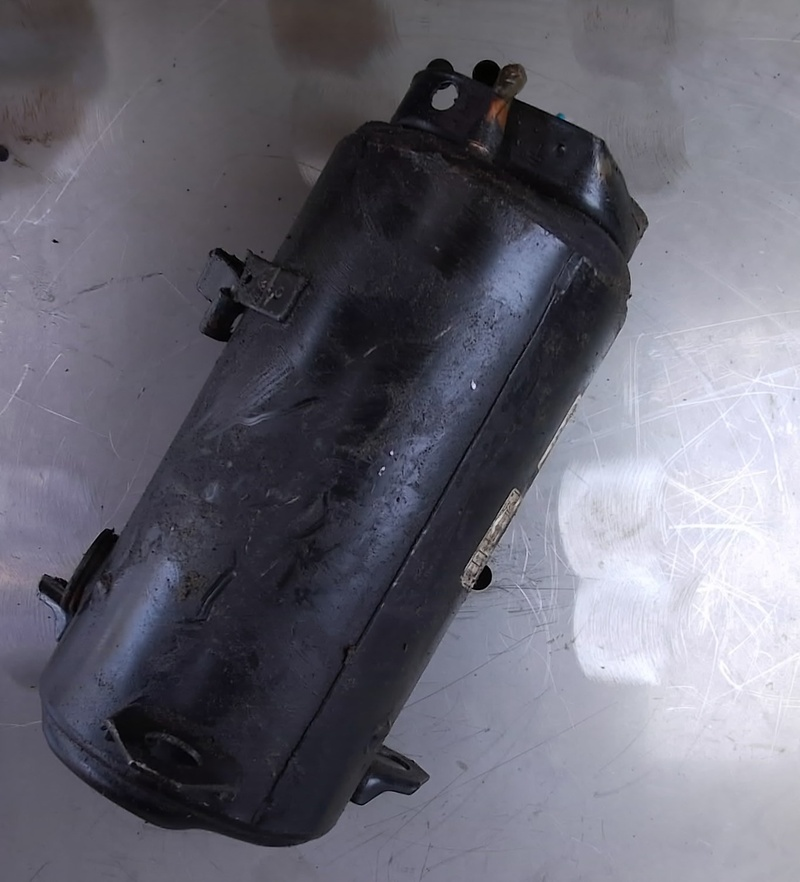
//> input picture imgs/cv_imgs/1.jpg, 800 x 882 px, shrunk from 1369 x 1511 before the run
$ ./findThreshold   (built with g++ and OpenCV 4)
//> lines starting //> are read from the running program, lines starting //| are printed output that depends on the picture
### src/utils.h
#ifndef UTILS_H
#define UTILS_H

#include <opencv2/opencv.hpp>
#include <opencv2/core.hpp>
#include <sys/stat.h>
#include <dirent.h>
#include <string>
#include <stdio.h>
#include <string.h>

using namespace std;
using namespace cv;

/* Image */
namespace my_utils {

void ImageStretchByHistogram(const Mat& src, Mat & dst);
Point getRotatedPoint(const Point& inputPoint, const Point& center, double angle);

#define FULL_IMG 0
#define CUTTED_IMG 1
Mat rotateImage(const Mat& image, double angle, int flag = FULL_IMG);
void morphology(Mat &imgIn, Mat &imgOut, int morpOp = MORPH_CLOSE,
                int minThickess = 2,int shape = MORPH_ELLIPSE, int iter = 1);
void diff(Mat& src, const Mat& mask, Mat& dst, int iterations = 1);
void putText(Mat& img, const string& text, Point textPos);

/* Data Analysis */
void getKDE(const vector<int>& x_array, const vector<int>& data,  vector<double>& y, double bandwidth = 5);

/* File and Text */
void traverseFolder(const char* pInputPath, std::vector<string>& fileNames);
void writeResultToFile(const FILE* filePath, const char* msg);
void splitStrToVec(const string& str, const string& split, vector<string>& vec);
}

#endif // UTILS_H

### src/test/findThreshold.cpp
#include <opencv2/opencv.hpp>
#include <iostream>
#include <vector>
#include <numeric>
#include "utils.h"

using namespace cv;
using namespace std;


string input_dir = "../imgs/input_imgs/";
string output_dir = "../imgs/output_imgs/";

int main(int argc, char* argv[]) {
    // Main_Inpaint();
    string imgName = argc >= 2 ? argv[1] : "1.jpg";
    Mat img = imread(input_dir + imgName);
//> img is the input picture: 882 rows x 800 cols, CV_8UC3; mean B, G, R 114.5, 103.1, 104
    int rows = img.rows, cols = img.cols;
//> rows = 882; cols = 800

    // 均值降噪
    Mat blurImg;
    cv::GaussianBlur(img, blurImg, Size(3, 3), 0, 0);

    Mat gray;
    cvtColor(img, gray, COLOR_BGR2GRAY);
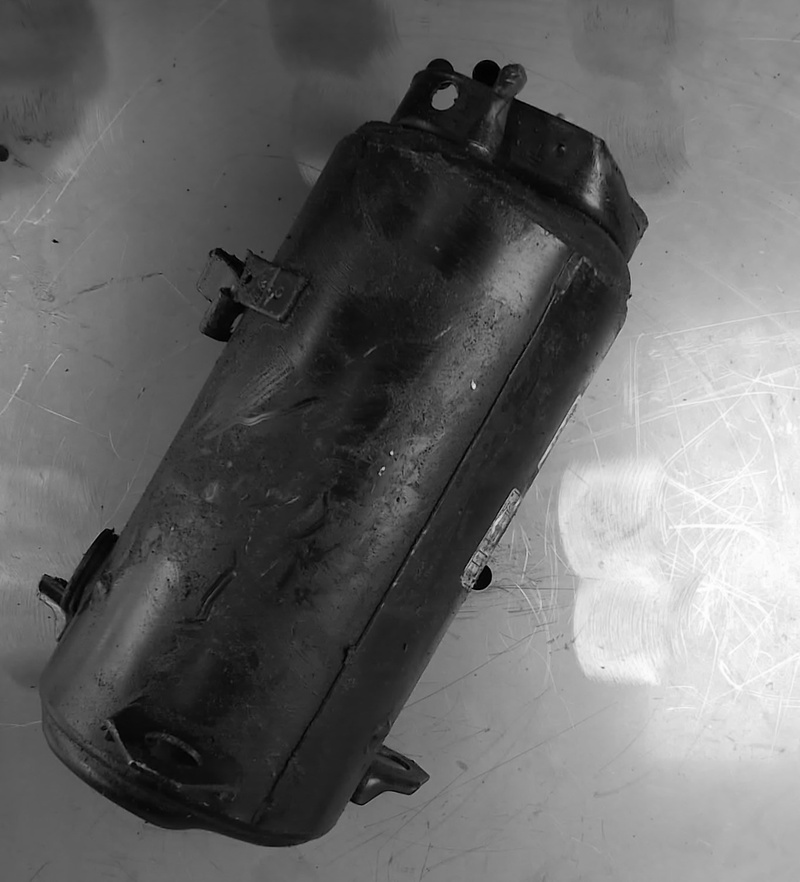
//> gray: 882 rows x 800 cols, CV_8UC1; min 0, max 255, mean 104.6

    int total = 0;
    cout << static_cast<int>(gray.at<uchar>(Point(0, 0))) << endl;
//| 68
    for(int x = 0;x < cols;++x) {
        for(int y = 0;y < rows;++y) {
            total += static_cast<int>(gray.at<uchar>(Point(x, y)));
        }
    }
//> this loop made 800 passes
//> total on passes 1 to 3: 96136, 192187, 288041
//> after the loop, total = 73816327
    cout << total << endl;
//| 73816327
    total /= (rows * cols);
//> total = 104
    cout << total << endl;
//| 104
}
